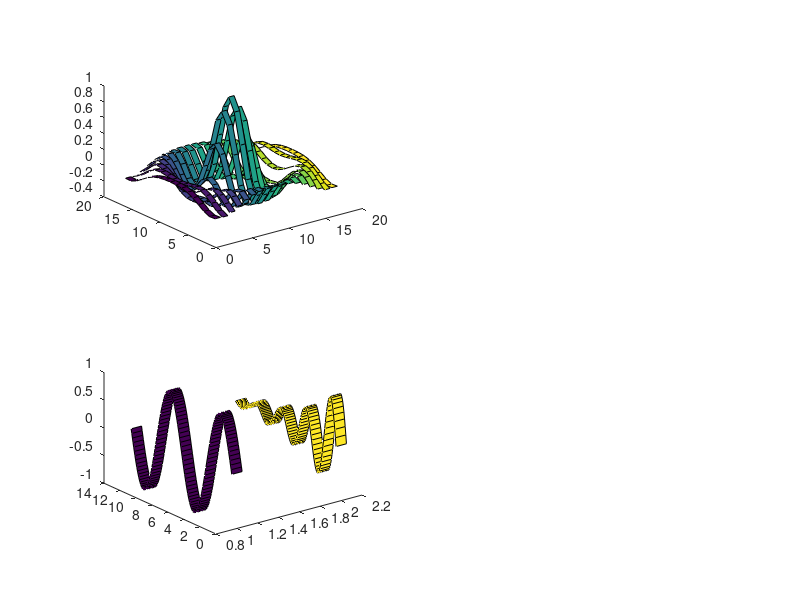

Write MATLAB code to recreate this figure.
subplot(2,2,1)
[x y ] = meshgrid(-8 : 1 : 8);
r = sqrt(x.^2 + y.^2) + eps;
z = sin(r) ./ r;
ribbon(z),grid off
subplot(2,2,3)
t = 0:pi/40:4*pi;
y1 = sin(t);
y2 = exp(-0.2*t).*sin(2*t);
y = [y1; y2];
ribbon(t', y', 0.1),grid off
